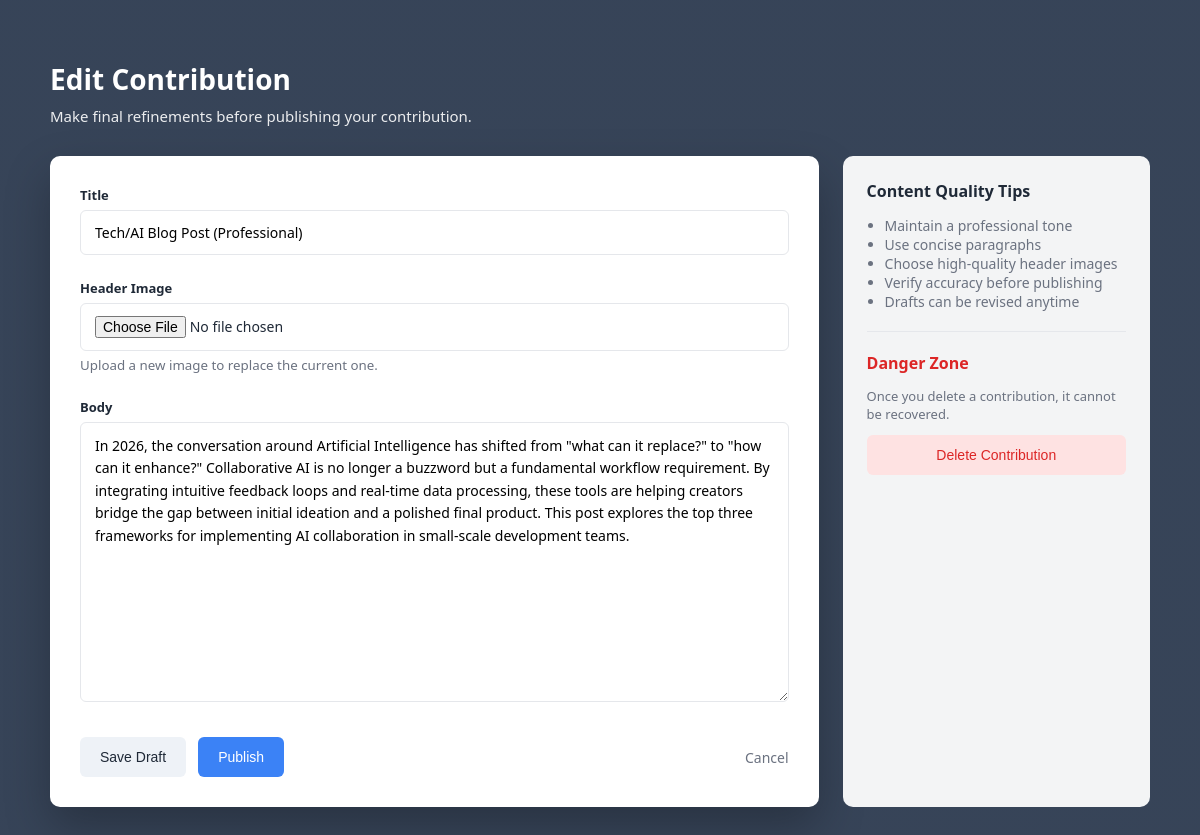
The page /mentor/content/edit/8/ (signed in) on the database its author committed.
### mentor/models.py (models this page shows, shortened)
class ContentContribution(models.Model):
    STATUS_CHOICES = [
        ('draft', 'Draft'),
        ('pending', 'Pending Review'),
        ('published', 'Published'),
        ('rejected', 'Rejected'),
    ]
    author = models.ForeignKey(
        CustomUser,
        on_delete=models.CASCADE,
        related_name='mentor_contributions'
    )
    title = models.CharField(max_length=200)
    body = models.TextField()
    images=models.ImageField(upload_to='contributions/images/', blank=True, null=True)
    status = models.CharField(max_length=20, choices=STATUS_CHOICES, default='draft')
    token_reward = models.IntegerField(default=0)
    views_count = models.IntegerField(default=0)
    created_at = models.DateTimeField(auto_now_add=True)
    updated_at = models.DateTimeField(auto_now=True)
    published_at = models.DateTimeField(blank=True, null=True)
    class Meta:
        verbose_name = "Content Contribution"
        verbose_name_plural = "Content Contributions"
        ordering = ['-created_at']

### mentor/views.py (the view, shortened to what this page needs)
# urls.py: path('content/edit/<int:content_id>/', views.edit_content, name='edit_content'),
@login_required
def edit_content(request, content_id):
    if request.user.role != 'mentor':
        messages.error(request, "⛔ Only mentors can edit content.")
        return redirect('home')
    content = get_object_or_404(ContentContribution, id=content_id, author=request.user)
    return render(request, 'mentor/edit_content_form.html', {
        'content': content
    })

### mentor/templates/mentor/edit_content_form.html (shortened to what this page needs)
<!DOCTYPE html>
<html lang="en">
<head>
</head>
<body>
<div class="overlay">
    <div class="container">
        <div class="page-header">
            <h2>Edit Contribution</h2>
            <p>Make final refinements before publishing your contribution.</p>
        </div>
        <div class="editor-grid">
            <div class="editor-card">
                <form method="POST" enctype="multipart/form-data">
                    <div class="form-group">
                        <label>Title</label>
                        <input type="text" name="title" value="{{ content.title }}" required>
                    </div>
                    <div class="form-group">
                        <label>Header Image</label>
                        <input type="file" name="content_image" accept="image/*">
                        <small style="color: var(--text-muted); display: block; margin-top: 5px;">
                            Upload a new image to replace the current one.
                        </small>
                    </div>
                    <div class="form-group">
                        <label>Body</label>
                        <textarea name="body" required>{{ content.body }}</textarea>
                    </div>
                    <div class="actions">
                        <button type="submit" name="submit_type" value="draft"
                                class="btn btn-secondary">
                            Save Draft
                        </button>
                        <button type="submit" name="submit_type" value="publish"
                                class="btn btn-primary">
                            Publish
                        </button>
                        <a href="{% url 'mentor_dashboard' %}" class="cancel">
                            Cancel
                        </a>
                    </div>
                </form>
            </div>
            <div class="side-card">
                <h4>Content Quality Tips</h4>
                <ul>
                    <li>Maintain a professional tone</li>
                    <li>Use concise paragraphs</li>
                    <li>Choose high-quality header images</li>
                    <li>Verify accuracy before publishing</li>
                    <li>Drafts can be revised anytime</li>
                </ul>
                <hr style="border: 0; border-top: 1px solid var(--border); margin: 20px 0;">
<div class="danger-zone">
    <h4 style="color: #dc2626;">Danger Zone</h4>
    <p style="font-size: 13px; color: var(--text-muted); margin-bottom: 12px;">
        Once you delete a contribution, it cannot be recovered.
    </p>
        <form action="{% url 'delete_content' content.id %}" method="POST"
            onsubmit="return confirm('Are you sure you want to delete this? This action cannot be undone.');">
            <button type="submit" class="btn" style="background: #fee2e2; color: #dc2626; width: 100%;">
                Delete Contribution
            </button>
        </form>
      </div>
     </div>
    </div>
   </div>
  </div>
</body>
</html>

### mentor/templates/mentor/edit_content_form.html (style rules this page uses)
:root { --primary: #1b2a41; --secondary: #3b82f6; --card-bg: #ffffff; --text-main: #1f2937; --text-muted: #6b7280; --border: #e5e7eb; }
* { box-sizing: border-box; }
body { margin: 0; font-family: "Segoe UI", Roboto, Arial, sans-serif; color: var(--text-main); background: linear-gradient( rgba(27, 42, 65, 0.88), rgba(27, 42, 65, 0.88) ), url("https://images.unsplash.com/photo-1504384308090-c894fdcc538d?auto=format&fit=crop&w=1600&q=80"); background-size: cover; background-position: center; min-height: 100vh; }
.overlay { min-height: 100vh; padding: 60px 20px; }
.container { max-width: 1100px; margin: auto; }
.page-header { color: #ffffff; margin-bottom: 30px; }
.page-header h2 { margin: 0; font-size: 28px; font-weight: 600; }
.page-header p { margin-top: 8px; font-size: 15px; opacity: 0.9; }
.editor-grid { display: grid; grid-template-columns: 2.5fr 1fr; gap: 24px; }
.editor-card { background: var(--card-bg); border-radius: 10px; padding: 30px; box-shadow: 0 20px 45px rgba(0, 0, 0, 0.25); }
.side-card { background: rgba(255, 255, 255, 0.94); border-radius: 10px; padding: 24px; }
.side-card h4 { margin-top: 0; font-size: 16px; margin-bottom: 12px; }
.side-card ul { padding-left: 18px; font-size: 14px; color: var(--text-muted); }
.form-group { margin-bottom: 24px; }
label { display: block; font-size: 13px; font-weight: 600; margin-bottom: 6px; }
input, textarea { width: 100%; padding: 12px 14px; font-size: 14px; border-radius: 6px; border: 1px solid var(--border); font-family: inherit; }
textarea { min-height: 280px; resize: vertical; line-height: 1.6; }
.actions { display: flex; gap: 12px; margin-top: 30px; align-items: center; }
.btn { border: none; border-radius: 6px; padding: 12px 20px; font-size: 14px; cursor: pointer; font-weight: 500; }
.btn-secondary { background: #eef2f7; color: #1f2937; }
.btn-primary { background: var(--secondary); color: #ffffff; }
.cancel { margin-left: auto; font-size: 14px; color: var(--text-muted); text-decoration: none; }

### rows shown on the page
ContentContribution: title "Tech/AI Blog Post (Professional)", body "In 2026, the conversation around Artificial Intelligence has shifted from \"what can it replace?\" to \"how can it enhance?\" Collaborative AI is no longer a buzzword but a fundamental workflow requirement. By integrating intuitive feedback loops and real-time data processing, these tools are helping creators bridge the gap between initial ideation and a polished final product. This post explores the top three frameworks for implementing AI collaboration in small-scale development teams."
